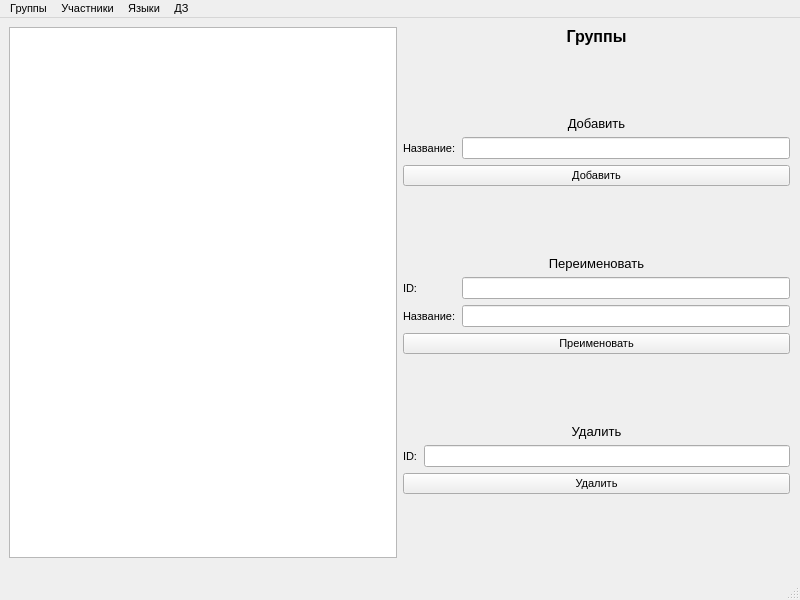
<?xml version="1.0" encoding="UTF-8"?>
<ui version="4.0">
 <class>MainWindow</class>
 <widget class="QMainWindow" name="MainWindow">
  <property name="geometry">
   <rect>
    <x>0</x>
    <y>0</y>
    <width>800</width>
    <height>600</height>
   </rect>
  </property>
  <property name="font">
   <font>
    <pointsize>8</pointsize>
   </font>
  </property>
  <property name="windowTitle">
   <string>Парсер сайтов по ОИ</string>
  </property>
  <widget class="QWidget" name="centralwidget">
   <widget class="QWidget" name="horizontalLayoutWidget">
    <property name="geometry">
     <rect>
      <x>9</x>
      <y>9</y>
      <width>781</width>
      <height>531</height>
     </rect>
    </property>
    <layout class="QHBoxLayout" name="horizontalLayout">
     <item>
      <widget class="QTableWidget" name="table"/>
     </item>
     <item>
      <layout class="QVBoxLayout" name="verticalLayout">
       <item>
        <widget class="QLabel" name="label_8">
         <property name="font">
          <font>
           <pointsize>12</pointsize>
           <weight>75</weight>
           <bold>true</bold>
          </font>
         </property>
         <property name="text">
          <string>Группы</string>
         </property>
         <property name="alignment">
          <set>Qt::AlignCenter</set>
         </property>
        </widget>
       </item>
       <item>
        <spacer name="verticalSpacer_3">
         <property name="orientation">
          <enum>Qt::Vertical</enum>
         </property>
         <property name="sizeHint" stdset="0">
          <size>
           <width>20</width>
           <height>40</height>
          </size>
         </property>
        </spacer>
       </item>
       <item>
        <widget class="QLabel" name="label">
         <property name="font">
          <font>
           <pointsize>10</pointsize>
          </font>
         </property>
         <property name="text">
          <string>Добавить</string>
         </property>
         <property name="alignment">
          <set>Qt::AlignCenter</set>
         </property>
        </widget>
       </item>
       <item>
        <layout class="QHBoxLayout" name="horizontalLayout_3">
         <item>
          <layout class="QVBoxLayout" name="verticalLayout_4">
           <item>
            <widget class="QLabel" name="label_6">
             <property name="text">
              <string>Название:</string>
             </property>
            </widget>
           </item>
          </layout>
         </item>
         <item>
          <layout class="QVBoxLayout" name="verticalLayout_5">
           <item>
            <widget class="QLineEdit" name="line1"/>
           </item>
          </layout>
         </item>
        </layout>
       </item>
       <item>
        <widget class="QPushButton" name="btn1">
         <property name="text">
          <string>Добавить</string>
         </property>
        </widget>
       </item>
       <item>
        <spacer name="verticalSpacer">
         <property name="orientation">
          <enum>Qt::Vertical</enum>
         </property>
         <property name="sizeHint" stdset="0">
          <size>
           <width>20</width>
           <height>40</height>
          </size>
         </property>
        </spacer>
       </item>
       <item>
        <widget class="QLabel" name="label_2">
         <property name="font">
          <font>
           <pointsize>10</pointsize>
          </font>
         </property>
         <property name="text">
          <string>Переименовать</string>
         </property>
         <property name="alignment">
          <set>Qt::AlignCenter</set>
         </property>
        </widget>
       </item>
       <item>
        <layout class="QHBoxLayout" name="horizontalLayout_2">
         <item>
          <layout class="QVBoxLayout" name="verticalLayout_2">
           <item>
            <widget class="QLabel" name="label_3">
             <property name="text">
              <string>ID:</string>
             </property>
            </widget>
           </item>
           <item>
            <widget class="QLabel" name="label_4">
             <property name="text">
              <string>Название:</string>
             </property>
            </widget>
           </item>
          </layout>
         </item>
         <item>
          <layout class="QVBoxLayout" name="verticalLayout_3">
           <item>
            <widget class="QLineEdit" name="line21"/>
           </item>
           <item>
            <widget class="QLineEdit" name="line22"/>
           </item>
          </layout>
         </item>
        </layout>
       </item>
       <item>
        <widget class="QPushButton" name="btn2">
         <property name="text">
          <string>Преименовать</string>
         </property>
        </widget>
       </item>
       <item>
        <spacer name="verticalSpacer_2">
         <property name="orientation">
          <enum>Qt::Vertical</enum>
         </property>
         <property name="sizeHint" stdset="0">
          <size>
           <width>20</width>
           <height>40</height>
          </size>
         </property>
        </spacer>
       </item>
       <item>
        <widget class="QLabel" name="label_5">
         <property name="font">
          <font>
           <pointsize>10</pointsize>
          </font>
         </property>
         <property name="text">
          <string>Удалить</string>
         </property>
         <property name="alignment">
          <set>Qt::AlignCenter</set>
         </property>
        </widget>
       </item>
       <item>
        <layout class="QHBoxLayout" name="horizontalLayout_4">
         <item>
          <layout class="QVBoxLayout" name="verticalLayout_6">
           <item>
            <widget class="QLabel" name="label_7">
             <property name="text">
              <string>ID:</string>
             </property>
            </widget>
           </item>
          </layout>
         </item>
         <item>
          <layout class="QVBoxLayout" name="verticalLayout_7">
           <item>
            <widget class="QLineEdit" name="line3"/>
           </item>
          </layout>
         </item>
        </layout>
       </item>
       <item>
        <widget class="QPushButton" name="btn3">
         <property name="text">
          <string>Удалить</string>
         </property>
        </widget>
       </item>
       <item>
        <spacer name="verticalSpacer_4">
         <property name="orientation">
          <enum>Qt::Vertical</enum>
         </property>
         <property name="sizeHint" stdset="0">
          <size>
           <width>20</width>
           <height>40</height>
          </size>
         </property>
        </spacer>
       </item>
      </layout>
     </item>
    </layout>
   </widget>
  </widget>
  <widget class="QMenuBar" name="menubar">
   <property name="geometry">
    <rect>
     <x>0</x>
     <y>0</y>
     <width>800</width>
     <height>21</height>
    </rect>
   </property>
   <widget class="QMenu" name="menu_1">
    <property name="title">
     <string>Группы</string>
    </property>
   </widget>
   <widget class="QMenu" name="menu_2">
    <property name="title">
     <string>Участники</string>
    </property>
   </widget>
   <widget class="QMenu" name="menu_3">
    <property name="title">
     <string>Языки</string>
    </property>
   </widget>
   <widget class="QMenu" name="menu_4">
    <property name="title">
     <string>ДЗ</string>
    </property>
   </widget>
   <addaction name="menu_1"/>
   <addaction name="menu_2"/>
   <addaction name="menu_3"/>
   <addaction name="menu_4"/>
  </widget>
  <widget class="QStatusBar" name="statusbar"/>
  <action name="actionAdd">
   <property name="text">
    <string>add</string>
   </property>
  </action>
  <action name="action">
   <property name="text">
    <string>Настройки</string>
   </property>
  </action>
  <action name="action_3">
   <property name="text">
    <string>Настройки</string>
   </property>
  </action>
 </widget>
 <resources/>
 <connections/>
</ui>
